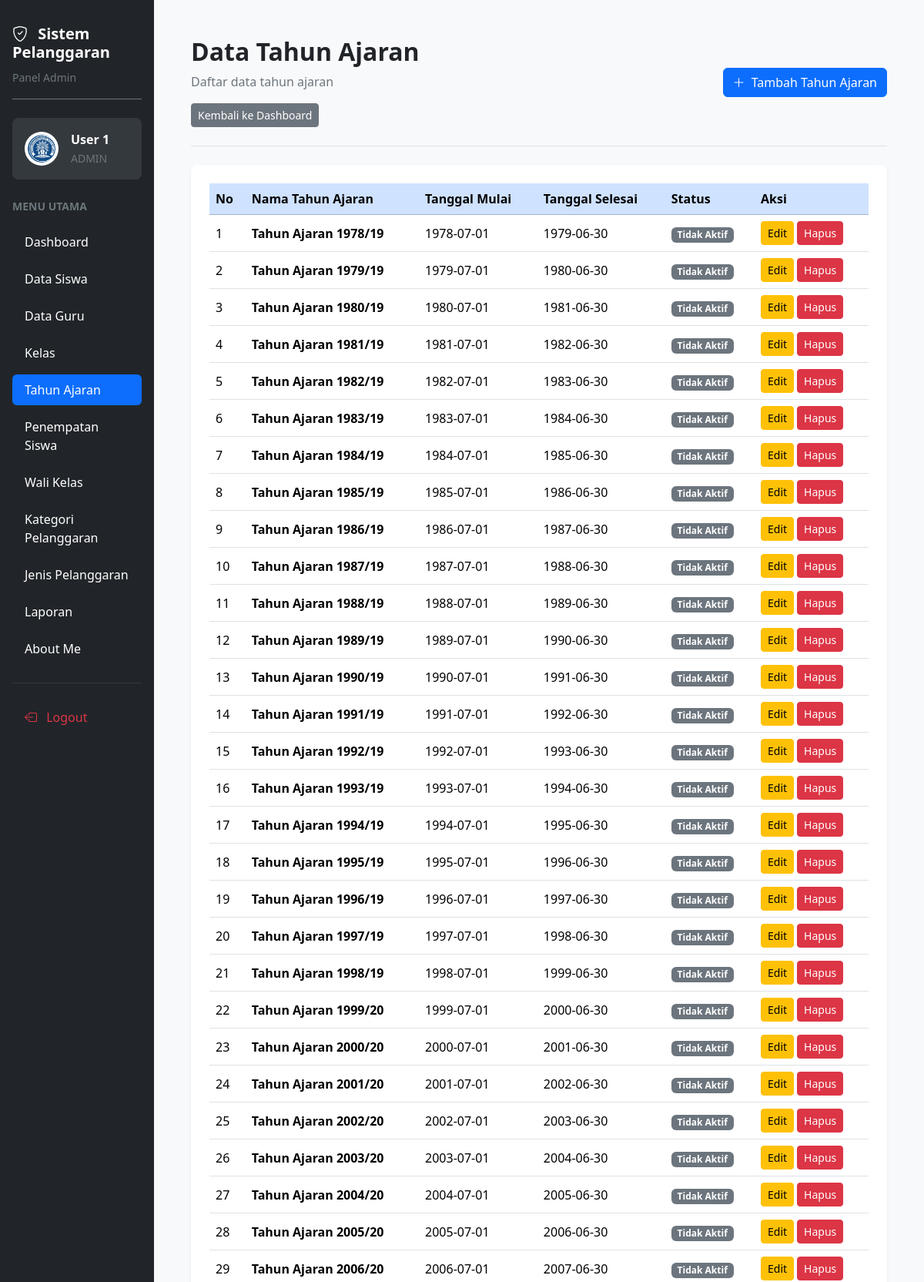
The page /tahun_ajaran.php (signed in, upper part) on the database its author committed.
### tables this page shows
CREATE TABLE `t_tahun_ajaran` (
  `id` int(11) NOT NULL,
  `nama` varchar(20) NOT NULL,
  `tanggal_mulai` date NOT NULL,
  `tanggal_selesai` date NOT NULL,
  `status_aktif` tinyint(1) NOT NULL,
  `created_at` timestamp NOT NULL DEFAULT current_timestamp(),
  `updated_at` timestamp NOT NULL DEFAULT current_timestamp()
);

### tahun_ajaran.php (the view, shortened to what this page needs)
<?php
require_once __DIR__ . "/config/koneksi.php";
$query = mysqli_query($koneksi, "SELECT * FROM t_tahun_ajaran ORDER BY id ASC");
?>
<!DOCTYPE html>
<html lang="id">
<head>
    <link href="https://cdn.jsdelivr.net/npm/bootstrap@5.3.3/dist/css/bootstrap.min.css" rel="stylesheet">
    <link href="https://cdn.jsdelivr.net/npm/bootstrap-icons@1.11.3/font/bootstrap-icons.min.css" rel="stylesheet">
    <link href="https://cdn.datatables.net/2.3.4/css/dataTables.bootstrap5.min.css" rel="stylesheet">
</head>
<body class="bg-light overflow-hidden">
<div class="container-fluid vh-100 overflow-hidden">
    <div class="row h-100 flex-nowrap">
        <aside class="col-3 col-md-3 col-lg-2 bg-dark vh-100 overflow-auto p-3 flex-shrink-0">
            <div class="text-white mb-4 pt-3 pb-3 border-bottom border-secondary">
                <h5 class="fw-bold mb-2">
                    <i class="bi bi-shield-check me-2"></i>
                    Sistem Pelanggaran
                </h5>
                <small class="text-secondary">Panel Admin</small>
            </div>
            <div class="bg-secondary bg-opacity-25 rounded-3 p-3 mb-4">
                <div class="d-flex align-items-center gap-3">
                    <img src="logo.png" alt="Logo Aplikasi" width="44" height="44" class="rounded-circle bg-white p-1">
                    <div class="text-white text-break">
                        <div class="fw-semibold">
                            <?= htmlspecialchars($_SESSION['name'] ?? 'Pengguna'); ?>
                        </div>
                        <small class="text-secondary">ADMIN</small>
                    </div>
                </div>
            </div>
            <div class="text-secondary small fw-semibold mb-3">MENU UTAMA</div>
            <ul class="nav nav-pills flex-column gap-2">
                <li class="nav-item">
                    <a href="dashboard.php" class="nav-link text-white rounded-2 py-2 px-3">Dashboard</a>
                </li>
                <li class="nav-item">
                    <a href="siswa.php" class="nav-link text-white rounded-2 py-2 px-3">Data Siswa</a>
                </li>
                <li class="nav-item">
                    <a href="guru.php" class="nav-link text-white rounded-2 py-2 px-3">Data Guru</a>
                </li>
                <li class="nav-item">
                    <a href="kelas.php" class="nav-link text-white rounded-2 py-2 px-3">Kelas</a>
                </li>
                <li class="nav-item">
                    <a href="tahun_ajaran.php" class="nav-link active rounded-2 py-2 px-3">Tahun Ajaran</a>
                </li>
                <li class="nav-item">
                    <a href="penempatan_siswa.php" class="nav-link text-white rounded-2 py-2 px-3">Penempatan Siswa</a>
                </li>
                <li class="nav-item">
                    <a href="wali_kelas.php" class="nav-link text-white rounded-2 py-2 px-3">Wali Kelas</a>
                </li>
                <li class="nav-item">
                    <a href="kategori_pelanggaran.php" class="nav-link text-white rounded-2 py-2 px-3">Kategori Pelanggaran</a>
                </li>
                <li class="nav-item">
                    <a href="jenis_pelanggaran.php" class="nav-link text-white rounded-2 py-2 px-3">Jenis Pelanggaran</a>
                </li>
                <li class="nav-item">
                    <a href="laporan.php" class="nav-link text-white rounded-2 py-2 px-3">Laporan</a>
                </li>
                <li class="nav-item">
                    <a href="abautme.php" class="nav-link text-white rounded-2 py-2 px-3">About Me</a>
                </li>
            </ul>
            <hr class="border-secondary my-4">
            <a href="logout.php" class="nav-link text-danger rounded-2 py-2 px-3">
                <i class="bi bi-box-arrow-left me-2"></i> Logout
            </a>
        </aside>
        <main class="col-9 col-md-9 col-lg-10 vh-100 overflow-auto p-3 p-lg-5">
            <div class="d-flex flex-wrap justify-content-between align-items-center gap-3 mb-4 pb-4 border-bottom">
                <div>
                    <h2 class="fw-bold mb-2">Data Tahun Ajaran</h2>
                    <p class="text-secondary mb-3">Daftar data tahun ajaran</p>
                    <a href="dashboard.php" class="btn btn-secondary btn-sm">Kembali ke Dashboard</a>
                </div>
                <a href="./tambah_tahun_ajaran.php" class="btn btn-primary rounded-2">
                    <i class="bi bi-plus-lg me-1"></i> Tambah Tahun Ajaran
                </a>
            </div>
            <div class="card border-0 shadow-sm rounded-3">
                <div class="card-body p-4">
                    <div class="table-responsive">
                        <table id="tabelTahunAjaran" class="table table-hover align-middle">
                            <thead>
                                <tr class="table-primary">
                                    <th>No</th>
                                    <th>Nama Tahun Ajaran</th>
                                    <th>Tanggal Mulai</th>
                                    <th>Tanggal Selesai</th>
                                    <th>Status</th>
                                    <th>Aksi</th>
                                </tr>
                            </thead>
                            <tbody>
                            <?php $no = 1; ?>
                            <?php while ($tahun = mysqli_fetch_assoc($query)): ?>
                                <tr>
                                    <td><?= $no++; ?></td>
                                    <td class="fw-semibold"><?= htmlspecialchars($tahun['nama']); ?></td>
                                    <td><?= htmlspecialchars($tahun['tanggal_mulai']); ?></td>
                                    <td><?= htmlspecialchars($tahun['tanggal_selesai']); ?></td>
                                    <td>
                                        <?php if ((int)$tahun['status_aktif'] === 1): ?>
                                            <span class="badge bg-success">Aktif</span>
                                        <?php else: ?>
                                            <span class="badge bg-secondary">Tidak Aktif</span>
                                        <?php endif; ?>
                                    </td>
                                    <td>
                                        <div class="d-flex gap-1">
                                            <a href="edit_tahun_ajaran.php?id=<?= (int)$tahun['id']; ?>" class="btn btn-warning btn-sm">Edit</a>
                                            <a href="hapus_tahun_ajaran.php?id=<?= (int)$tahun['id']; ?>"
                                               class="btn btn-danger btn-sm"
                                               onclick="return confirm('Yakin ingin menghapus data tahun ajaran ini?')">
                                                Hapus
                                            </a>
                                        </div>
                                    </td>
                                </tr>
                            <?php endwhile; ?>
                            </tbody>
                        </table>
                    </div>
                </div>
            </div>
        </main>
    </div>
</div>
</body>
</html>

### rows shown on the page
t_tahun_ajaran: nama "Tahun Ajaran 1978/19", tanggal_mulai "1978-07-01", tanggal_selesai "1979-06-30", status_aktif "Tidak Aktif"
t_tahun_ajaran: nama "Tahun Ajaran 1979/19", tanggal_mulai "1979-07-01", tanggal_selesai "1980-06-30", status_aktif "Tidak Aktif"
t_tahun_ajaran: nama "Tahun Ajaran 1980/19", tanggal_mulai "1980-07-01", tanggal_selesai "1981-06-30", status_aktif "Tidak Aktif"
t_tahun_ajaran: nama "Tahun Ajaran 1981/19", tanggal_mulai "1981-07-01", tanggal_selesai "1982-06-30", status_aktif "Tidak Aktif"
t_tahun_ajaran: nama "Tahun Ajaran 1982/19", tanggal_mulai "1982-07-01", tanggal_selesai "1983-06-30", status_aktif "Tidak Aktif"
t_tahun_ajaran: nama "Tahun Ajaran 1983/19", tanggal_mulai "1983-07-01", tanggal_selesai "1984-06-30", status_aktif "Tidak Aktif"
t_tahun_ajaran: nama "Tahun Ajaran 1984/19", tanggal_mulai "1984-07-01", tanggal_selesai "1985-06-30", status_aktif "Tidak Aktif"
t_tahun_ajaran: nama "Tahun Ajaran 1985/19", tanggal_mulai "1985-07-01", tanggal_selesai "1986-06-30", status_aktif "Tidak Aktif"
t_tahun_ajaran: nama "Tahun Ajaran 1986/19", tanggal_mulai "1986-07-01", tanggal_selesai "1987-06-30", status_aktif "Tidak Aktif"
t_tahun_ajaran: nama "Tahun Ajaran 1987/19", tanggal_mulai "1987-07-01", tanggal_selesai "1988-06-30", status_aktif "Tidak Aktif"
t_tahun_ajaran: nama "Tahun Ajaran 1988/19", tanggal_mulai "1988-07-01", tanggal_selesai "1989-06-30", status_aktif "Tidak Aktif"
t_tahun_ajaran: nama "Tahun Ajaran 1989/19", tanggal_mulai "1989-07-01", tanggal_selesai "1990-06-30", status_aktif "Tidak Aktif"
t_tahun_ajaran: nama "Tahun Ajaran 1990/19", tanggal_mulai "1990-07-01", tanggal_selesai "1991-06-30", status_aktif "Tidak Aktif"
t_tahun_ajaran: nama "Tahun Ajaran 1991/19", tanggal_mulai "1991-07-01", tanggal_selesai "1992-06-30", status_aktif "Tidak Aktif"
t_tahun_ajaran: nama "Tahun Ajaran 1992/19", tanggal_mulai "1992-07-01", tanggal_selesai "1993-06-30", status_aktif "Tidak Aktif"
t_tahun_ajaran: nama "Tahun Ajaran 1993/19", tanggal_mulai "1993-07-01", tanggal_selesai "1994-06-30", status_aktif "Tidak Aktif"
t_tahun_ajaran: nama "Tahun Ajaran 1994/19", tanggal_mulai "1994-07-01", tanggal_selesai "1995-06-30", status_aktif "Tidak Aktif"
t_tahun_ajaran: nama "Tahun Ajaran 1995/19", tanggal_mulai "1995-07-01", tanggal_selesai "1996-06-30", status_aktif "Tidak Aktif"
t_tahun_ajaran: nama "Tahun Ajaran 1996/19", tanggal_mulai "1996-07-01", tanggal_selesai "1997-06-30", status_aktif "Tidak Aktif"
t_tahun_ajaran: nama "Tahun Ajaran 1997/19", tanggal_mulai "1997-07-01", tanggal_selesai "1998-06-30", status_aktif "Tidak Aktif"
t_tahun_ajaran: nama "Tahun Ajaran 1998/19", tanggal_mulai "1998-07-01", tanggal_selesai "1999-06-30", status_aktif "Tidak Aktif"
t_tahun_ajaran: nama "Tahun Ajaran 1999/20", tanggal_mulai "1999-07-01", tanggal_selesai "2000-06-30", status_aktif "Tidak Aktif"
t_tahun_ajaran: nama "Tahun Ajaran 2000/20", tanggal_mulai "2000-07-01", tanggal_selesai "2001-06-30", status_aktif "Tidak Aktif"
t_tahun_ajaran: nama "Tahun Ajaran 2001/20", tanggal_mulai "2001-07-01", tanggal_selesai "2002-06-30", status_aktif "Tidak Aktif"
t_tahun_ajaran: nama "Tahun Ajaran 2002/20", tanggal_mulai "2002-07-01", tanggal_selesai "2003-06-30", status_aktif "Tidak Aktif"
t_tahun_ajaran: nama "Tahun Ajaran 2003/20", tanggal_mulai "2003-07-01", tanggal_selesai "2004-06-30", status_aktif "Tidak Aktif"
t_tahun_ajaran: nama "Tahun Ajaran 2004/20", tanggal_mulai "2004-07-01", tanggal_selesai "2005-06-30", status_aktif "Tidak Aktif"
t_tahun_ajaran: nama "Tahun Ajaran 2005/20", tanggal_mulai "2005-07-01", tanggal_selesai "2006-06-30", status_aktif "Tidak Aktif"
t_tahun_ajaran: nama "Tahun Ajaran 2006/20", tanggal_mulai "2006-07-01", tanggal_selesai "2007-06-30", status_aktif "Tidak Aktif"

### other values the page prints
$_SESSION['name'] "User 1"
